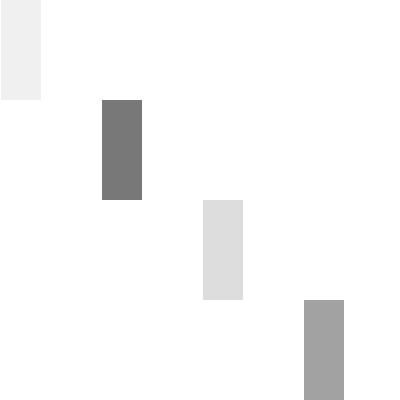
Frame 1 (no input)
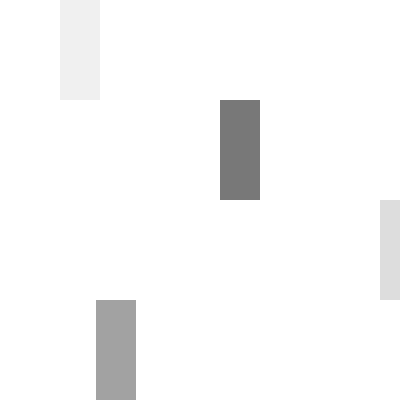
Frame 60 (no input)
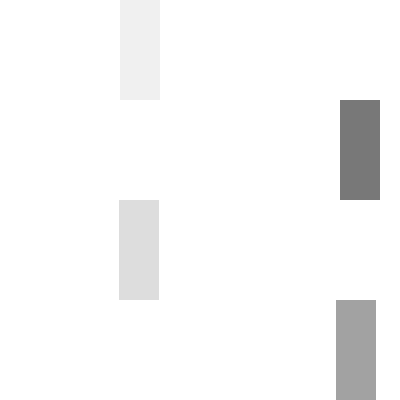
Frame 120 (the mouse pressed at the canvas centre since frame 60)

The p5.js sketch that drew these frames (run headless with seeded random() and noise() and a simulated clock; from frame 60 on, the mouse is pressed at the canvas centre):

// p5.js sketch
// ── sketch.js
const width = 400;
const height = 400;
const halfW = width / 2;
const halfH = height / 2;

const cars = [];
const maxCars = 10;

function setup() {
	createCanvas(width, height);
	noStroke();
	smooth();

	for (let i = 0; i < maxCars; i++) {
		const car = new Car(
			i * 100,
			i * 100,
			color(random(255), random(255)),
			random(255)
		);
		cars.push(car);
	}
}

function draw() {
	background(255);

	for (let i = 0; i < cars.length; i++) {
		cars[i].drive(i + 1);
	}
}

// ── cars.js
class Car {
	x;
	y;
	c;

	constructor(x, y, c) {
		this.x = x;
		this.y = y;
		this.c = c;
	}

	drive(speed) {
		this.x += speed;
		fill(this.c);
		rect(this.x, this.y, 40, 100);

		if (this.x > width) {
			this.x = -40;
		}
	}
}
